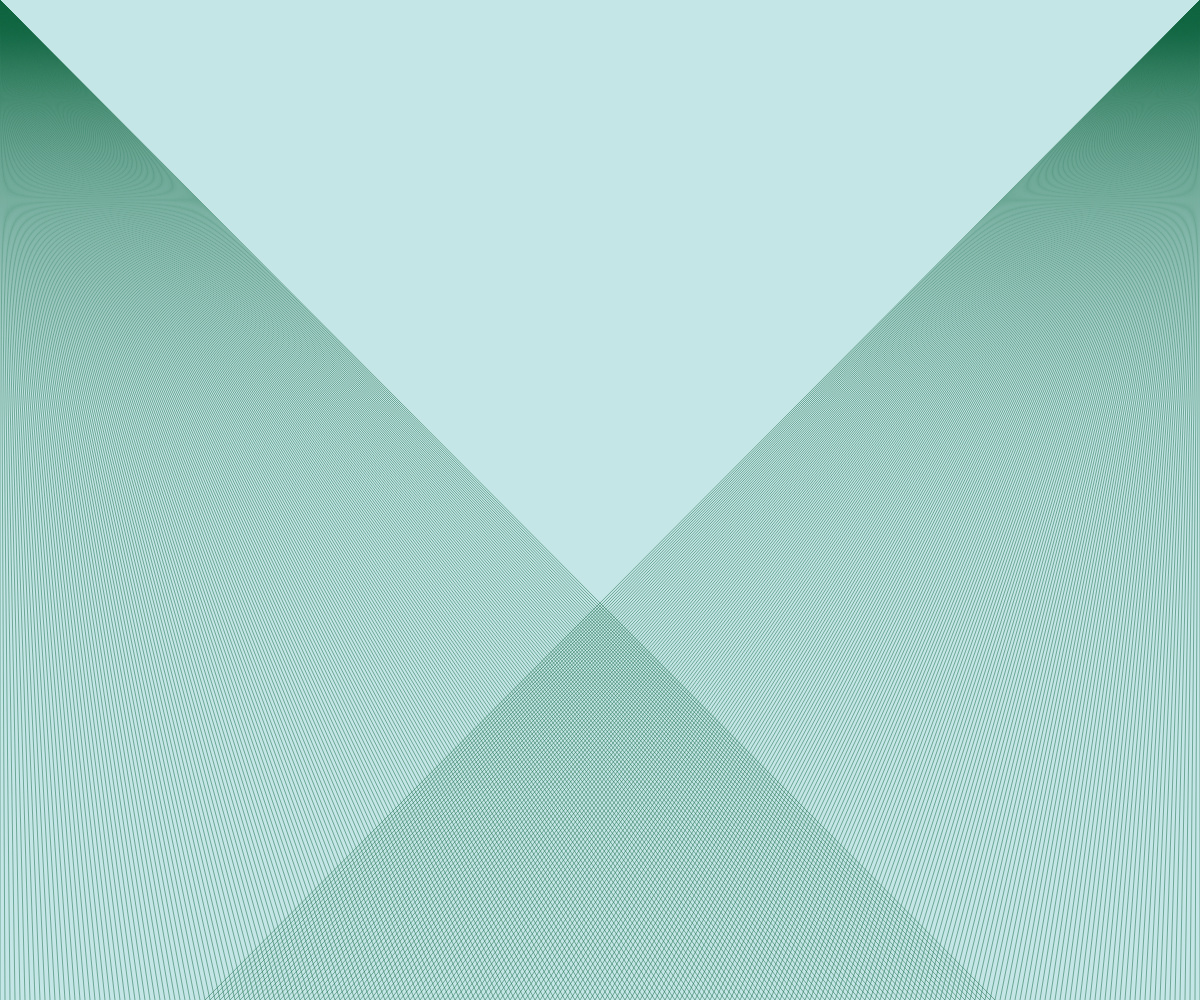
Frame 1 (no input)
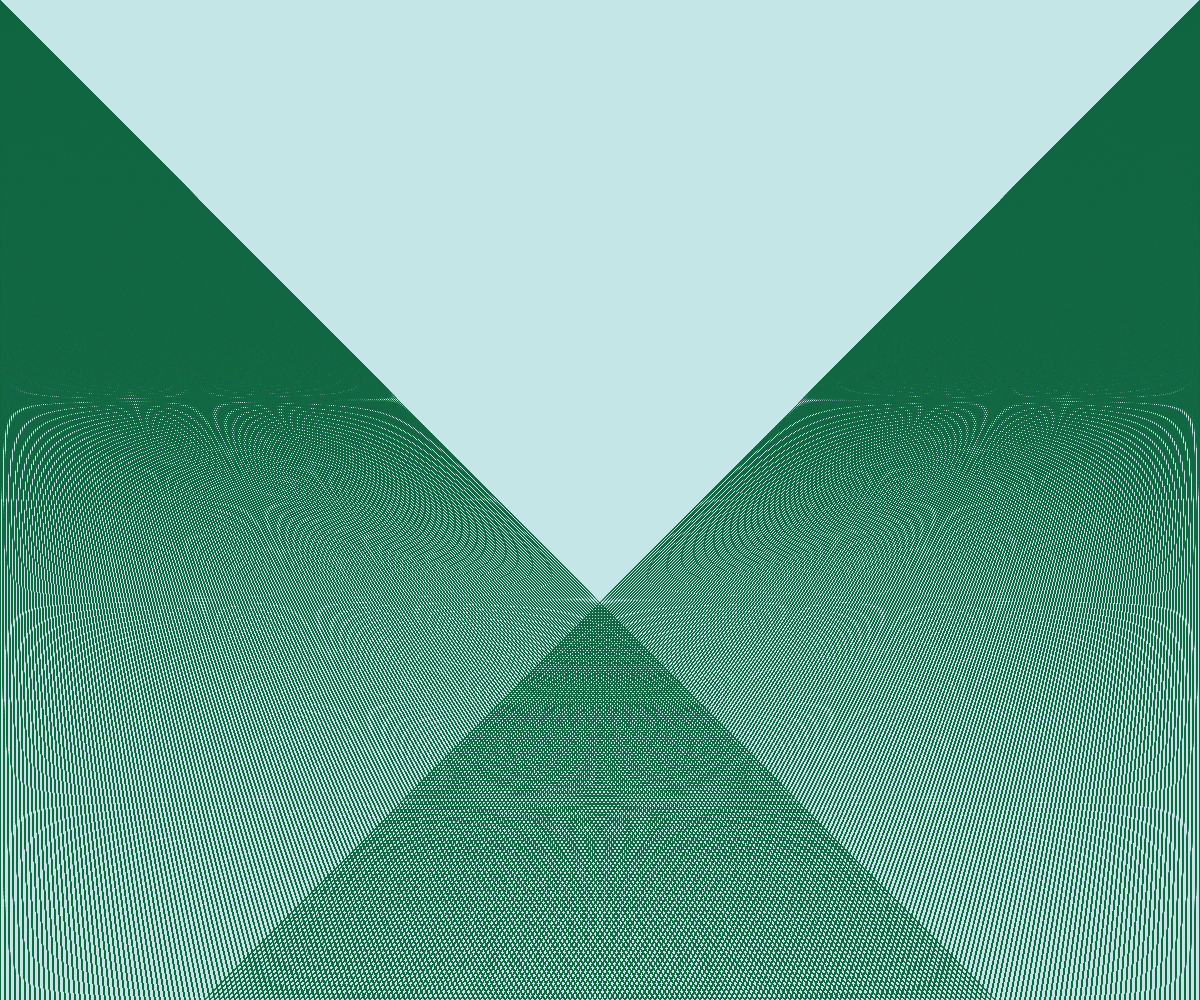
Frame 60 (no input)
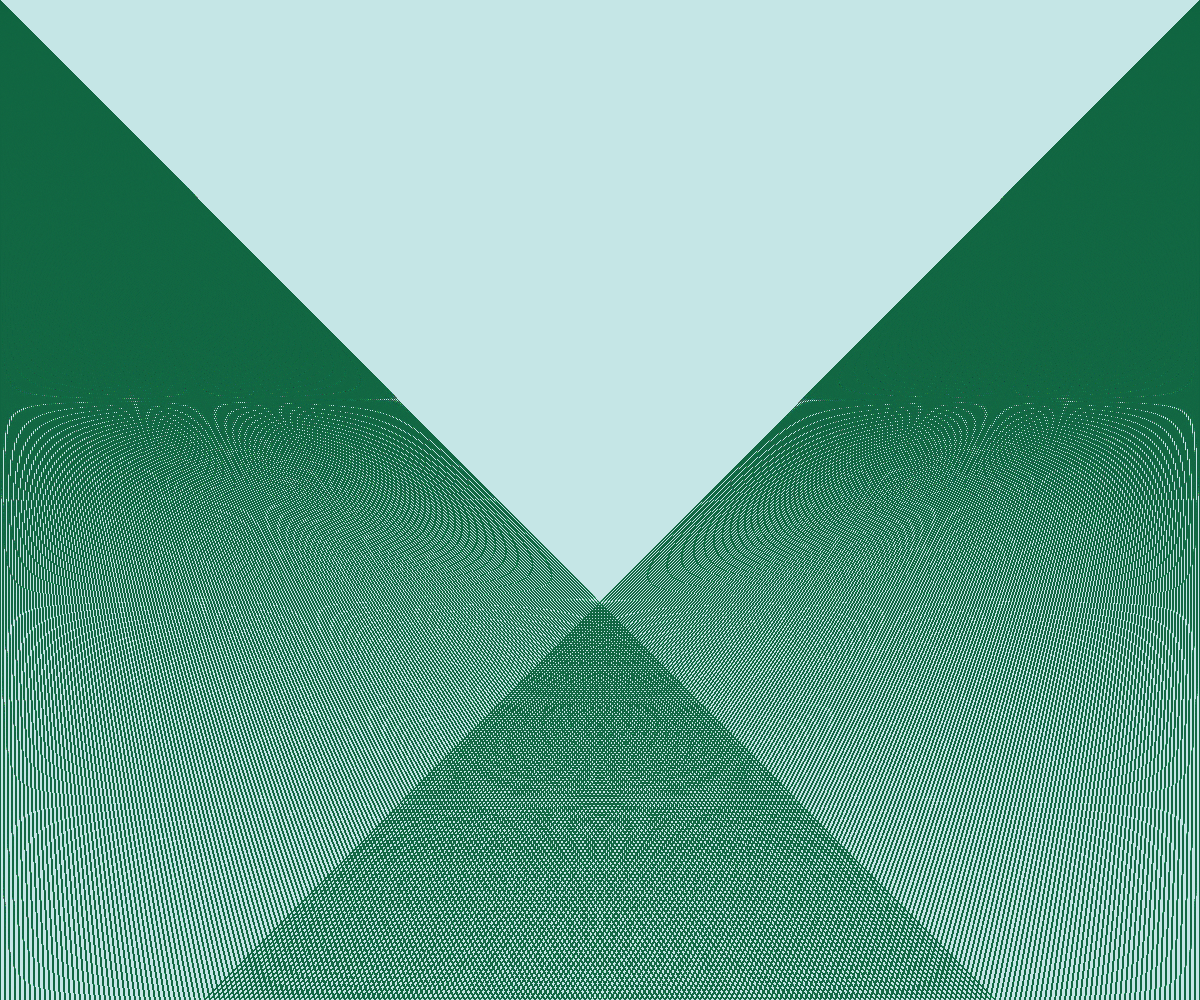
Frame 120 (the mouse pressed at the canvas centre since frame 60)

The p5.js sketch that drew these frames (run headless with seeded random() and noise() and a simulated clock; from frame 60 on, the mouse is pressed at the canvas centre):

// p5.js sketch
// ── sketch.js
const countLine = 200;

function setup() {
    createCanvas(windowWidth, windowHeight);
    colorMode(HSB,360,100,100,100);
    background(180,14,90,100);
}

function draw() {
    stroke(155, 82, 40);
    strokeWeight(0.5);

    for (let i = 0; i < countLine; i++) {
        line(0,0,5*i,height);
    }

    for (let i = 0; i < countLine; i++) {
        line(width,0,width-(5*i),height);
    }
}
